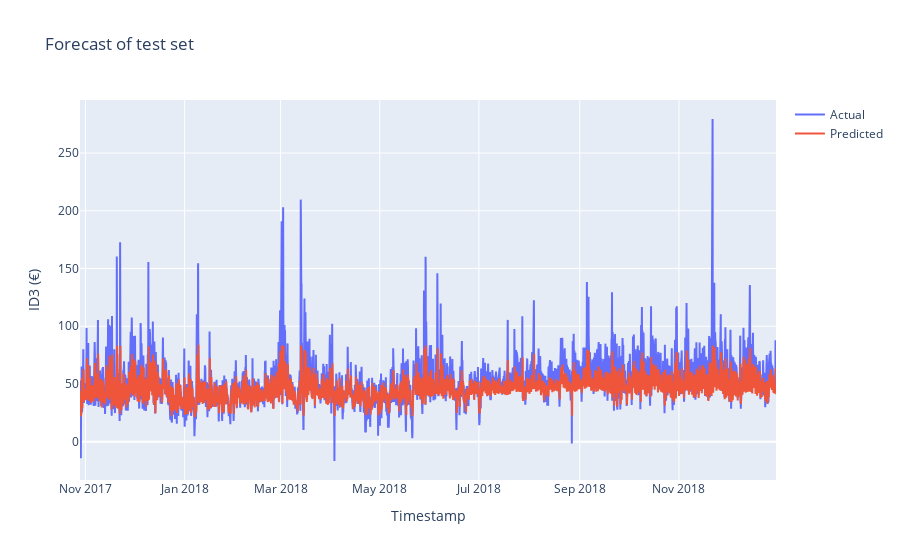

This figure's notebook cell:
### Markdown cell above
## Plot prediction

### Code cell
import plotly.express as px
import plotly.graph_objects as go

fig1 = go.Scatter(      x = frame_test.index,
                        y = frame_test['y']['ID3'][0],
                        name = 'Actual',
                        # color = hex_maroon
                        # title = "Log of Appliance Energy Consumption in Wh vs Time"
                    )

fig2 = go.Scatter(      x = frame_test.index,
                        y = frame_test['Prediction']['ID3'][0],
                        name = 'Predicted',
                        # color = hex_gold
                        # title = "Log of Appliance Energy Consumption in Wh vs Time"
                    )

data = [fig1, fig2]

fig = go.Figure(data = data)

fig.update_layout(      title = 'Forecast of test set',
                        xaxis_title = 'Timestamp',
                        yaxis_title = 'ID3 (€)')

fig.show()

### Figure 1 — Plotly figure (JSON) as saved in the notebook; plotly's stock layout.template omitted (floating-point values rounded to 4 significant figures; data arrays with more than 128 entries replaced by an {"elided": "..."} marker saying what was removed)
{"data": [{"name": "Actual", "type": "scatter", "x": {"elided": "10152 str values"}, "y": {"elided": "10152 float values"}}, {"name": "Predicted", "type": "scatter", "x": {"elided": "10152 str values"}, "y": {"elided": "10152 float values"}}], "layout": {"title": {"text": "Forecast of test set"}, "xaxis": {"title": {"text": "Timestamp"}}, "yaxis": {"title": {"text": "ID3 (€)"}}}}
